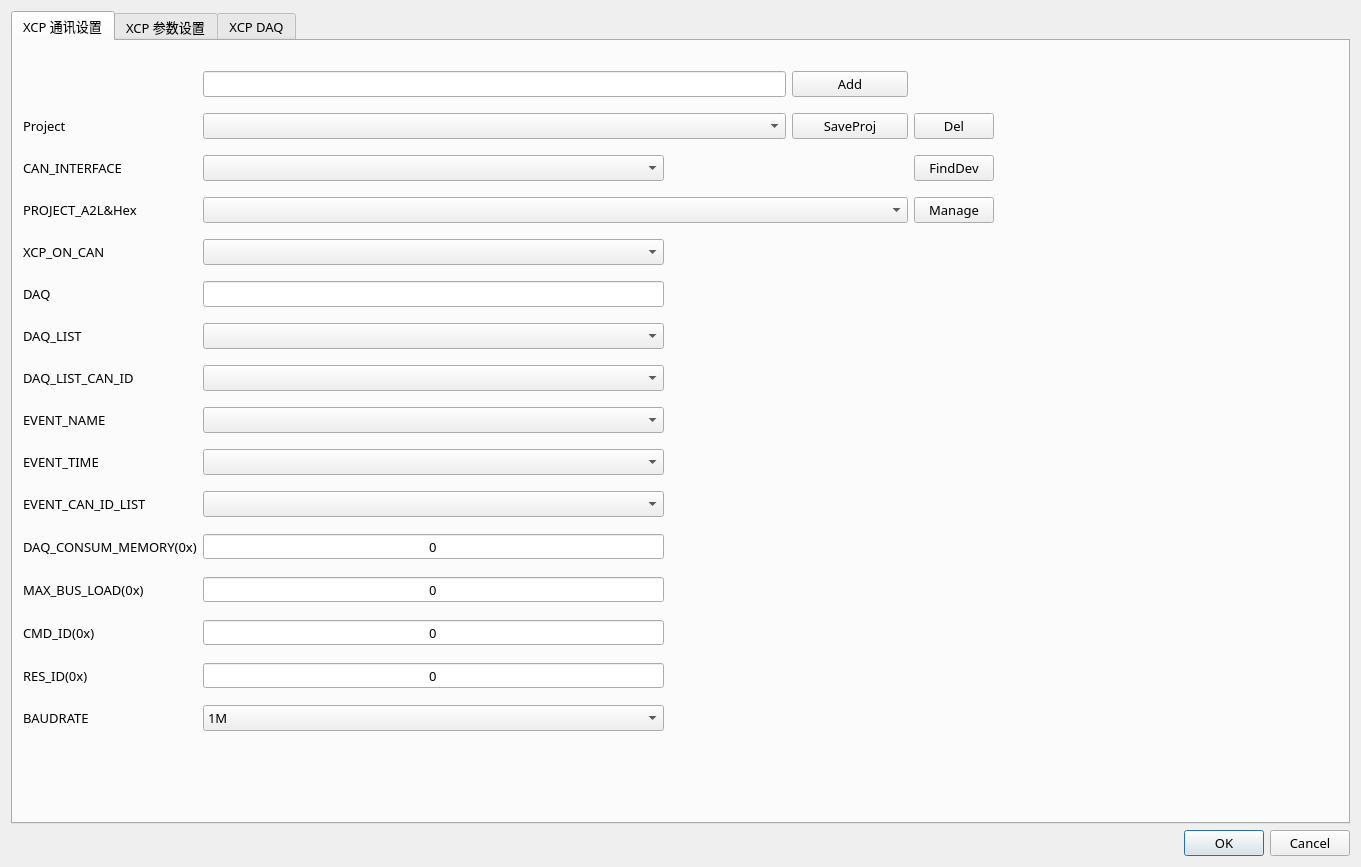
<?xml version="1.0" encoding="UTF-8"?>
<ui version="4.0">
 <class>SettingWin</class>
 <widget class="QDialog" name="SettingWin">
  <property name="geometry">
   <rect>
    <x>0</x>
    <y>0</y>
    <width>1361</width>
    <height>867</height>
   </rect>
  </property>
  <property name="windowTitle">
   <string>Dialog</string>
  </property>
  <layout class="QGridLayout" name="gridLayout">
   <item row="2" column="0">
    <widget class="QDialogButtonBox" name="buttonBox">
     <property name="font">
      <font>
       <family>Segoe UI Semibold</family>
       <pointsize>10</pointsize>
       <weight>50</weight>
       <italic>false</italic>
       <bold>false</bold>
      </font>
     </property>
     <property name="orientation">
      <enum>Qt::Horizontal</enum>
     </property>
     <property name="standardButtons">
      <set>QDialogButtonBox::Cancel|QDialogButtonBox::Ok</set>
     </property>
    </widget>
   </item>
   <item row="1" column="0">
    <widget class="QTabWidget" name="tabWidget">
     <property name="font">
      <font>
       <family>Segoe UI Semibold</family>
       <pointsize>10</pointsize>
       <weight>50</weight>
       <italic>false</italic>
       <bold>false</bold>
      </font>
     </property>
     <property name="currentIndex">
      <number>0</number>
     </property>
     <widget class="QWidget" name="tab">
      <attribute name="title">
       <string>XCP 通讯设置</string>
      </attribute>
      <widget class="QWidget" name="layoutWidget">
       <property name="geometry">
        <rect>
         <x>10</x>
         <y>20</y>
         <width>971</width>
         <height>693</height>
        </rect>
       </property>
       <layout class="QGridLayout" name="gridLayout_2">
        <item row="1" column="0">
         <widget class="QLabel" name="label_5">
          <property name="font">
           <font>
            <family>Segoe UI Semibold</family>
            <pointsize>10</pointsize>
            <weight>50</weight>
            <italic>false</italic>
            <bold>false</bold>
           </font>
          </property>
          <property name="text">
           <string>Project</string>
          </property>
         </widget>
        </item>
        <item row="2" column="2" colspan="2">
         <spacer name="horizontalSpacer">
          <property name="orientation">
           <enum>Qt::Horizontal</enum>
          </property>
          <property name="sizeHint" stdset="0">
           <size>
            <width>238</width>
            <height>20</height>
           </size>
          </property>
         </spacer>
        </item>
        <item row="4" column="1">
         <widget class="QComboBox" name="cb_XcpOnCan">
          <property name="font">
           <font>
            <family>Segoe UI Semibold</family>
            <pointsize>10</pointsize>
            <weight>50</weight>
            <italic>false</italic>
            <bold>false</bold>
           </font>
          </property>
         </widget>
        </item>
        <item row="5" column="0">
         <widget class="QLabel" name="label_7">
          <property name="font">
           <font>
            <family>Segoe UI Semibold</family>
            <pointsize>10</pointsize>
            <weight>50</weight>
            <italic>false</italic>
            <bold>false</bold>
           </font>
          </property>
          <property name="text">
           <string>DAQ</string>
          </property>
         </widget>
        </item>
        <item row="1" column="4">
         <widget class="QPushButton" name="pushButton_del">
          <property name="text">
           <string>Del</string>
          </property>
         </widget>
        </item>
        <item row="5" column="1">
         <widget class="QLineEdit" name="le_DaqType">
          <property name="font">
           <font>
            <family>Segoe UI Semibold</family>
            <pointsize>10</pointsize>
            <weight>50</weight>
            <italic>false</italic>
            <bold>false</bold>
           </font>
          </property>
          <property name="alignment">
           <set>Qt::AlignCenter</set>
          </property>
          <property name="readOnly">
           <bool>true</bool>
          </property>
         </widget>
        </item>
        <item row="7" column="0">
         <widget class="QLabel" name="label_15">
          <property name="font">
           <font>
            <family>Segoe UI Semibold</family>
            <pointsize>10</pointsize>
            <weight>50</weight>
            <italic>false</italic>
            <bold>false</bold>
           </font>
          </property>
          <property name="text">
           <string>DAQ_LIST_CAN_ID</string>
          </property>
         </widget>
        </item>
        <item row="0" column="1" colspan="2">
         <widget class="QLineEdit" name="lineEdit_projNew">
          <property name="font">
           <font>
            <family>Segoe UI Semibold</family>
            <pointsize>10</pointsize>
            <weight>50</weight>
            <italic>false</italic>
            <bold>false</bold>
           </font>
          </property>
          <property name="text">
           <string/>
          </property>
         </widget>
        </item>
        <item row="1" column="1" colspan="2">
         <widget class="QComboBox" name="cb_SetProject"/>
        </item>
        <item row="6" column="0">
         <widget class="QLabel" name="label_14">
          <property name="font">
           <font>
            <family>Segoe UI Semibold</family>
            <pointsize>10</pointsize>
            <weight>50</weight>
            <italic>false</italic>
            <bold>false</bold>
           </font>
          </property>
          <property name="text">
           <string>DAQ_LIST</string>
          </property>
         </widget>
        </item>
        <item row="6" column="1">
         <widget class="QComboBox" name="cb_DaqList">
          <property name="font">
           <font>
            <family>Segoe UI Semibold</family>
            <pointsize>10</pointsize>
            <weight>50</weight>
            <italic>false</italic>
            <bold>false</bold>
           </font>
          </property>
         </widget>
        </item>
        <item row="7" column="1">
         <widget class="QComboBox" name="cb_DaqListCanId">
          <property name="font">
           <font>
            <family>Segoe UI Semibold</family>
            <pointsize>10</pointsize>
            <weight>50</weight>
            <italic>false</italic>
            <bold>false</bold>
           </font>
          </property>
         </widget>
        </item>
        <item row="1" column="3">
         <widget class="QPushButton" name="pushButton_saveProj">
          <property name="text">
           <string>SaveProj</string>
          </property>
         </widget>
        </item>
        <item row="3" column="4">
         <widget class="QPushButton" name="pb_projectManage">
          <property name="text">
           <string>Manage</string>
          </property>
         </widget>
        </item>
        <item row="2" column="4">
         <widget class="QPushButton" name="pb_findDev">
          <property name="text">
           <string>FindDev</string>
          </property>
         </widget>
        </item>
        <item row="4" column="0">
         <widget class="QLabel" name="label_12">
          <property name="font">
           <font>
            <family>Segoe UI Semibold</family>
            <pointsize>10</pointsize>
            <weight>50</weight>
            <italic>false</italic>
            <bold>false</bold>
           </font>
          </property>
          <property name="text">
           <string>XCP_ON_CAN</string>
          </property>
         </widget>
        </item>
        <item row="5" column="2" colspan="2">
         <spacer name="horizontalSpacer_3">
          <property name="orientation">
           <enum>Qt::Horizontal</enum>
          </property>
          <property name="sizeHint" stdset="0">
           <size>
            <width>238</width>
            <height>20</height>
           </size>
          </property>
         </spacer>
        </item>
        <item row="4" column="2" colspan="2">
         <spacer name="horizontalSpacer_2">
          <property name="orientation">
           <enum>Qt::Horizontal</enum>
          </property>
          <property name="sizeHint" stdset="0">
           <size>
            <width>238</width>
            <height>20</height>
           </size>
          </property>
         </spacer>
        </item>
        <item row="3" column="0">
         <widget class="QLabel" name="label_2">
          <property name="font">
           <font>
            <family>Segoe UI Semibold</family>
            <pointsize>10</pointsize>
            <weight>50</weight>
            <italic>false</italic>
            <bold>false</bold>
           </font>
          </property>
          <property name="text">
           <string>PROJECT_A2L&amp;Hex</string>
          </property>
         </widget>
        </item>
        <item row="2" column="1">
         <widget class="QComboBox" name="cb_Intf">
          <property name="font">
           <font>
            <family>Segoe UI Semibold</family>
            <pointsize>10</pointsize>
            <weight>50</weight>
            <italic>false</italic>
            <bold>false</bold>
           </font>
          </property>
         </widget>
        </item>
        <item row="6" column="2" colspan="2">
         <spacer name="horizontalSpacer_4">
          <property name="orientation">
           <enum>Qt::Horizontal</enum>
          </property>
          <property name="sizeHint" stdset="0">
           <size>
            <width>238</width>
            <height>20</height>
           </size>
          </property>
         </spacer>
        </item>
        <item row="7" column="2" colspan="2">
         <spacer name="horizontalSpacer_5">
          <property name="orientation">
           <enum>Qt::Horizontal</enum>
          </property>
          <property name="sizeHint" stdset="0">
           <size>
            <width>238</width>
            <height>20</height>
           </size>
          </property>
         </spacer>
        </item>
        <item row="2" column="0">
         <widget class="QLabel" name="label">
          <property name="font">
           <font>
            <family>Segoe UI Semibold</family>
            <pointsize>10</pointsize>
            <weight>50</weight>
            <italic>false</italic>
            <bold>false</bold>
           </font>
          </property>
          <property name="text">
           <string>CAN_INTERFACE</string>
          </property>
         </widget>
        </item>
        <item row="8" column="0">
         <widget class="QLabel" name="label_13">
          <property name="font">
           <font>
            <family>Segoe UI Semibold</family>
            <pointsize>10</pointsize>
            <weight>50</weight>
            <italic>false</italic>
            <bold>false</bold>
           </font>
          </property>
          <property name="text">
           <string>EVENT_NAME</string>
          </property>
         </widget>
        </item>
        <item row="8" column="1">
         <widget class="QComboBox" name="cb_Event">
          <property name="font">
           <font>
            <family>Segoe UI Semibold</family>
            <pointsize>10</pointsize>
            <weight>50</weight>
            <italic>false</italic>
            <bold>false</bold>
           </font>
          </property>
         </widget>
        </item>
        <item row="0" column="3">
         <widget class="QPushButton" name="pushButton_add">
          <property name="text">
           <string>Add</string>
          </property>
         </widget>
        </item>
        <item row="15" column="2" colspan="2">
         <spacer name="horizontalSpacer_13">
          <property name="orientation">
           <enum>Qt::Horizontal</enum>
          </property>
          <property name="sizeHint" stdset="0">
           <size>
            <width>238</width>
            <height>20</height>
           </size>
          </property>
         </spacer>
        </item>
        <item row="12" column="0">
         <widget class="QLabel" name="label_9">
          <property name="font">
           <font>
            <family>Segoe UI Semibold</family>
            <pointsize>10</pointsize>
            <weight>50</weight>
            <italic>false</italic>
            <bold>false</bold>
           </font>
          </property>
          <property name="text">
           <string>MAX_BUS_LOAD(0x)</string>
          </property>
          <property name="alignment">
           <set>Qt::AlignLeading|Qt::AlignLeft|Qt::AlignVCenter</set>
          </property>
         </widget>
        </item>
        <item row="9" column="1">
         <widget class="QComboBox" name="cb_EventTime">
          <property name="font">
           <font>
            <family>Segoe UI Semibold</family>
            <pointsize>10</pointsize>
            <weight>50</weight>
            <italic>false</italic>
            <bold>false</bold>
           </font>
          </property>
         </widget>
        </item>
        <item row="9" column="2" colspan="2">
         <spacer name="horizontalSpacer_7">
          <property name="orientation">
           <enum>Qt::Horizontal</enum>
          </property>
          <property name="sizeHint" stdset="0">
           <size>
            <width>238</width>
            <height>20</height>
           </size>
          </property>
         </spacer>
        </item>
        <item row="10" column="1">
         <widget class="QComboBox" name="cb_EventCanIdList">
          <property name="font">
           <font>
            <family>Segoe UI Semibold</family>
            <pointsize>10</pointsize>
            <weight>50</weight>
            <italic>false</italic>
            <bold>false</bold>
           </font>
          </property>
         </widget>
        </item>
        <item row="11" column="1">
         <widget class="HexSpinBox" name="sb_DAQMEM">
          <property name="font">
           <font>
            <family>Segoe UI Semibold</family>
            <pointsize>10</pointsize>
            <weight>50</weight>
            <italic>false</italic>
            <bold>false</bold>
           </font>
          </property>
          <property name="alignment">
           <set>Qt::AlignCenter</set>
          </property>
          <property name="readOnly">
           <bool>true</bool>
          </property>
          <property name="buttonSymbols">
           <enum>QAbstractSpinBox::NoButtons</enum>
          </property>
          <property name="maximum">
           <number>100000</number>
          </property>
         </widget>
        </item>
        <item row="8" column="2" colspan="2">
         <spacer name="horizontalSpacer_6">
          <property name="orientation">
           <enum>Qt::Horizontal</enum>
          </property>
          <property name="sizeHint" stdset="0">
           <size>
            <width>238</width>
            <height>20</height>
           </size>
          </property>
         </spacer>
        </item>
        <item row="12" column="1">
         <widget class="HexSpinBox" name="sb_DAQMBL">
          <property name="font">
           <font>
            <family>Segoe UI Semibold</family>
            <pointsize>10</pointsize>
            <weight>50</weight>
            <italic>false</italic>
            <bold>false</bold>
           </font>
          </property>
          <property name="alignment">
           <set>Qt::AlignCenter</set>
          </property>
          <property name="readOnly">
           <bool>true</bool>
          </property>
          <property name="buttonSymbols">
           <enum>QAbstractSpinBox::NoButtons</enum>
          </property>
          <property name="maximum">
           <number>100000</number>
          </property>
         </widget>
        </item>
        <item row="12" column="2" colspan="2">
         <spacer name="horizontalSpacer_10">
          <property name="orientation">
           <enum>Qt::Horizontal</enum>
          </property>
          <property name="sizeHint" stdset="0">
           <size>
            <width>238</width>
            <height>20</height>
           </size>
          </property>
         </spacer>
        </item>
        <item row="10" column="0">
         <widget class="QLabel" name="label_16">
          <property name="font">
           <font>
            <family>Segoe UI Semibold</family>
            <pointsize>10</pointsize>
            <weight>50</weight>
            <italic>false</italic>
            <bold>false</bold>
           </font>
          </property>
          <property name="text">
           <string>EVENT_CAN_ID_LIST</string>
          </property>
         </widget>
        </item>
        <item row="13" column="2" colspan="2">
         <spacer name="horizontalSpacer_11">
          <property name="orientation">
           <enum>Qt::Horizontal</enum>
          </property>
          <property name="sizeHint" stdset="0">
           <size>
            <width>238</width>
            <height>20</height>
           </size>
          </property>
         </spacer>
        </item>
        <item row="14" column="0">
         <widget class="QLabel" name="label_18">
          <property name="font">
           <font>
            <family>Segoe UI Semibold</family>
            <pointsize>10</pointsize>
            <weight>50</weight>
            <italic>false</italic>
            <bold>false</bold>
           </font>
          </property>
          <property name="text">
           <string>RES_ID(0x)</string>
          </property>
          <property name="alignment">
           <set>Qt::AlignLeading|Qt::AlignLeft|Qt::AlignVCenter</set>
          </property>
         </widget>
        </item>
        <item row="14" column="1">
         <widget class="HexSpinBox" name="sb_RES_ID">
          <property name="font">
           <font>
            <family>Segoe UI Semibold</family>
            <pointsize>10</pointsize>
            <weight>50</weight>
            <italic>false</italic>
            <bold>false</bold>
           </font>
          </property>
          <property name="alignment">
           <set>Qt::AlignCenter</set>
          </property>
          <property name="readOnly">
           <bool>true</bool>
          </property>
          <property name="buttonSymbols">
           <enum>QAbstractSpinBox::NoButtons</enum>
          </property>
          <property name="maximum">
           <number>65535</number>
          </property>
         </widget>
        </item>
        <item row="9" column="0">
         <widget class="QLabel" name="label_17">
          <property name="font">
           <font>
            <family>Segoe UI Semibold</family>
            <pointsize>10</pointsize>
            <weight>50</weight>
            <italic>false</italic>
            <bold>false</bold>
           </font>
          </property>
          <property name="text">
           <string>EVENT_TIME</string>
          </property>
         </widget>
        </item>
        <item row="11" column="2" colspan="2">
         <spacer name="horizontalSpacer_9">
          <property name="orientation">
           <enum>Qt::Horizontal</enum>
          </property>
          <property name="sizeHint" stdset="0">
           <size>
            <width>238</width>
            <height>20</height>
           </size>
          </property>
         </spacer>
        </item>
        <item row="14" column="2" colspan="2">
         <spacer name="horizontalSpacer_12">
          <property name="orientation">
           <enum>Qt::Horizontal</enum>
          </property>
          <property name="sizeHint" stdset="0">
           <size>
            <width>238</width>
            <height>20</height>
           </size>
          </property>
         </spacer>
        </item>
        <item row="10" column="2" colspan="2">
         <spacer name="horizontalSpacer_8">
          <property name="orientation">
           <enum>Qt::Horizontal</enum>
          </property>
          <property name="sizeHint" stdset="0">
           <size>
            <width>238</width>
            <height>20</height>
           </size>
          </property>
         </spacer>
        </item>
        <item row="11" column="0">
         <widget class="QLabel" name="label_8">
          <property name="font">
           <font>
            <family>Segoe UI Semibold</family>
            <pointsize>10</pointsize>
            <weight>50</weight>
            <italic>false</italic>
            <bold>false</bold>
           </font>
          </property>
          <property name="text">
           <string>DAQ_CONSUM_MEMORY(0x)</string>
          </property>
          <property name="alignment">
           <set>Qt::AlignLeading|Qt::AlignLeft|Qt::AlignVCenter</set>
          </property>
         </widget>
        </item>
        <item row="13" column="0">
         <widget class="QLabel" name="label_10">
          <property name="font">
           <font>
            <family>Segoe UI Semibold</family>
            <pointsize>10</pointsize>
            <weight>50</weight>
            <italic>false</italic>
            <bold>false</bold>
           </font>
          </property>
          <property name="text">
           <string>CMD_ID(0x)</string>
          </property>
          <property name="alignment">
           <set>Qt::AlignLeading|Qt::AlignLeft|Qt::AlignVCenter</set>
          </property>
         </widget>
        </item>
        <item row="13" column="1">
         <widget class="HexSpinBox" name="sb_CMD_ID">
          <property name="font">
           <font>
            <family>Segoe UI Semibold</family>
            <pointsize>10</pointsize>
            <weight>50</weight>
            <italic>false</italic>
            <bold>false</bold>
           </font>
          </property>
          <property name="alignment">
           <set>Qt::AlignCenter</set>
          </property>
          <property name="readOnly">
           <bool>true</bool>
          </property>
          <property name="buttonSymbols">
           <enum>QAbstractSpinBox::NoButtons</enum>
          </property>
          <property name="maximum">
           <number>65535</number>
          </property>
         </widget>
        </item>
        <item row="15" column="0">
         <widget class="QLabel" name="label_19">
          <property name="font">
           <font>
            <family>Segoe UI Semibold</family>
            <pointsize>10</pointsize>
            <weight>50</weight>
            <italic>false</italic>
            <bold>false</bold>
           </font>
          </property>
          <property name="text">
           <string>BAUDRATE</string>
          </property>
          <property name="alignment">
           <set>Qt::AlignLeading|Qt::AlignLeft|Qt::AlignVCenter</set>
          </property>
         </widget>
        </item>
        <item row="15" column="1">
         <widget class="QComboBox" name="cb_Baudrate">
          <property name="font">
           <font>
            <family>Segoe UI Semibold</family>
            <pointsize>10</pointsize>
            <weight>50</weight>
            <italic>false</italic>
            <bold>false</bold>
            <kerning>true</kerning>
           </font>
          </property>
          <property name="currentText">
           <string extracomment="0">1M</string>
          </property>
          <item>
           <property name="text">
            <string>1M</string>
           </property>
          </item>
          <item>
           <property name="text">
            <string>500K</string>
           </property>
          </item>
          <item>
           <property name="text">
            <string>250K</string>
           </property>
          </item>
         </widget>
        </item>
        <item row="3" column="1" colspan="3">
         <widget class="QComboBox" name="cb_project">
          <property name="font">
           <font>
            <family>Segoe UI Semibold</family>
            <pointsize>10</pointsize>
            <weight>50</weight>
            <italic>false</italic>
            <bold>false</bold>
           </font>
          </property>
         </widget>
        </item>
       </layout>
      </widget>
     </widget>
     <widget class="QWidget" name="tab_2">
      <attribute name="title">
       <string>XCP 参数设置</string>
      </attribute>
      <layout class="QGridLayout" name="gridLayout_3">
       <item row="0" column="0">
        <layout class="QVBoxLayout" name="verticalLayout_2">
         <item>
          <widget class="QTableWidget" name="tableWidget_Read">
           <property name="font">
            <font>
             <family>Segoe UI Semibold</family>
             <pointsize>10</pointsize>
             <weight>50</weight>
             <italic>false</italic>
             <bold>false</bold>
            </font>
           </property>
           <property name="columnCount">
            <number>3</number>
           </property>
           <column/>
           <column/>
           <column/>
          </widget>
         </item>
        </layout>
       </item>
       <item row="0" column="1">
        <layout class="QVBoxLayout" name="verticalLayout">
         <item>
          <widget class="QTableWidget" name="tableWidget_Write">
           <property name="font">
            <font>
             <family>Segoe UI Semibold</family>
             <pointsize>10</pointsize>
             <weight>50</weight>
             <italic>false</italic>
             <bold>false</bold>
            </font>
           </property>
           <property name="columnCount">
            <number>3</number>
           </property>
           <column/>
           <column/>
           <column/>
          </widget>
         </item>
        </layout>
       </item>
      </layout>
     </widget>
     <widget class="QWidget" name="tab_3">
      <attribute name="title">
       <string>XCP DAQ</string>
      </attribute>
      <layout class="QGridLayout" name="gridLayout_4">
       <item row="0" column="0">
        <widget class="QTableWidget" name="tableWidget_Read_DAQ">
         <property name="font">
          <font>
           <family>Segoe UI Semibold</family>
           <pointsize>10</pointsize>
           <weight>50</weight>
           <italic>false</italic>
           <bold>false</bold>
          </font>
         </property>
         <property name="columnCount">
          <number>3</number>
         </property>
         <column/>
         <column/>
         <column/>
        </widget>
       </item>
      </layout>
     </widget>
    </widget>
   </item>
  </layout>
 </widget>
 <customwidgets>
  <customwidget>
   <class>HexSpinBox</class>
   <extends>QSpinBox</extends>
   <header>hexspinbox.h</header>
  </customwidget>
 </customwidgets>
 <resources/>
 <connections>
  <connection>
   <sender>buttonBox</sender>
   <signal>accepted()</signal>
   <receiver>SettingWin</receiver>
   <slot>accept()</slot>
   <hints>
    <hint type="sourcelabel">
     <x>248</x>
     <y>254</y>
    </hint>
    <hint type="destinationlabel">
     <x>157</x>
     <y>274</y>
    </hint>
   </hints>
  </connection>
  <connection>
   <sender>buttonBox</sender>
   <signal>rejected()</signal>
   <receiver>SettingWin</receiver>
   <slot>reject()</slot>
   <hints>
    <hint type="sourcelabel">
     <x>316</x>
     <y>260</y>
    </hint>
    <hint type="destinationlabel">
     <x>286</x>
     <y>274</y>
    </hint>
   </hints>
  </connection>
 </connections>
</ui>
